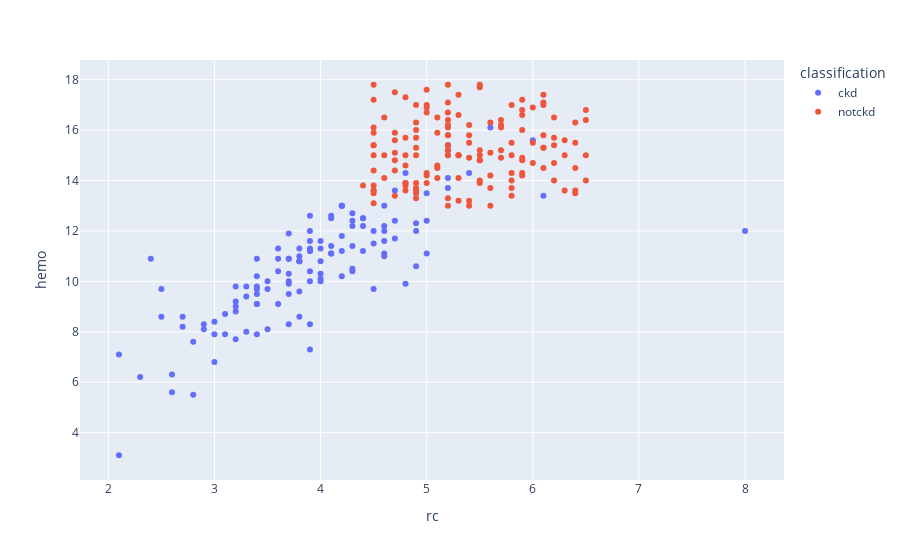

The cell this chart's notebook holds for it:
### Code cell
scatters('rc','hemo')

### Figure 1 — Plotly figure (JSON) as saved in the notebook; plotly's stock layout.template omitted (floating-point values rounded to 4 significant figures; data arrays with more than 128 entries replaced by an {"elided": "..."} marker saying what was removed)
{"data": [{"hovertemplate": "classification=ckd<br>rc=%{x}<br>hemo=%{y}<extra></extra>", "legendgroup": "ckd", "marker": {"color": "#636efa", "symbol": "circle"}, "mode": "markers", "name": "ckd", "orientation": "v", "showlegend": true, "type": "scatter", "x": {"elided": "250 float values"}, "xaxis": "x", "y": {"elided": "250 float values"}, "yaxis": "y"}, {"hovertemplate": "classification=notckd<br>rc=%{x}<br>hemo=%{y}<extra></extra>", "legendgroup": "notckd", "marker": {"color": "#EF553B", "symbol": "circle"}, "mode": "markers", "name": "notckd", "orientation": "v", "showlegend": true, "type": "scatter", "x": {"elided": "150 float values"}, "xaxis": "x", "y": {"elided": "150 float values"}, "yaxis": "y"}], "layout": {"legend": {"title": {"text": "classification"}, "tracegroupgap": 0}, "margin": {"t": 60}, "xaxis": {"anchor": "y", "domain": [0, 1], "title": {"text": "rc"}}, "yaxis": {"anchor": "x", "domain": [0, 1], "title": {"text": "hemo"}}}}
